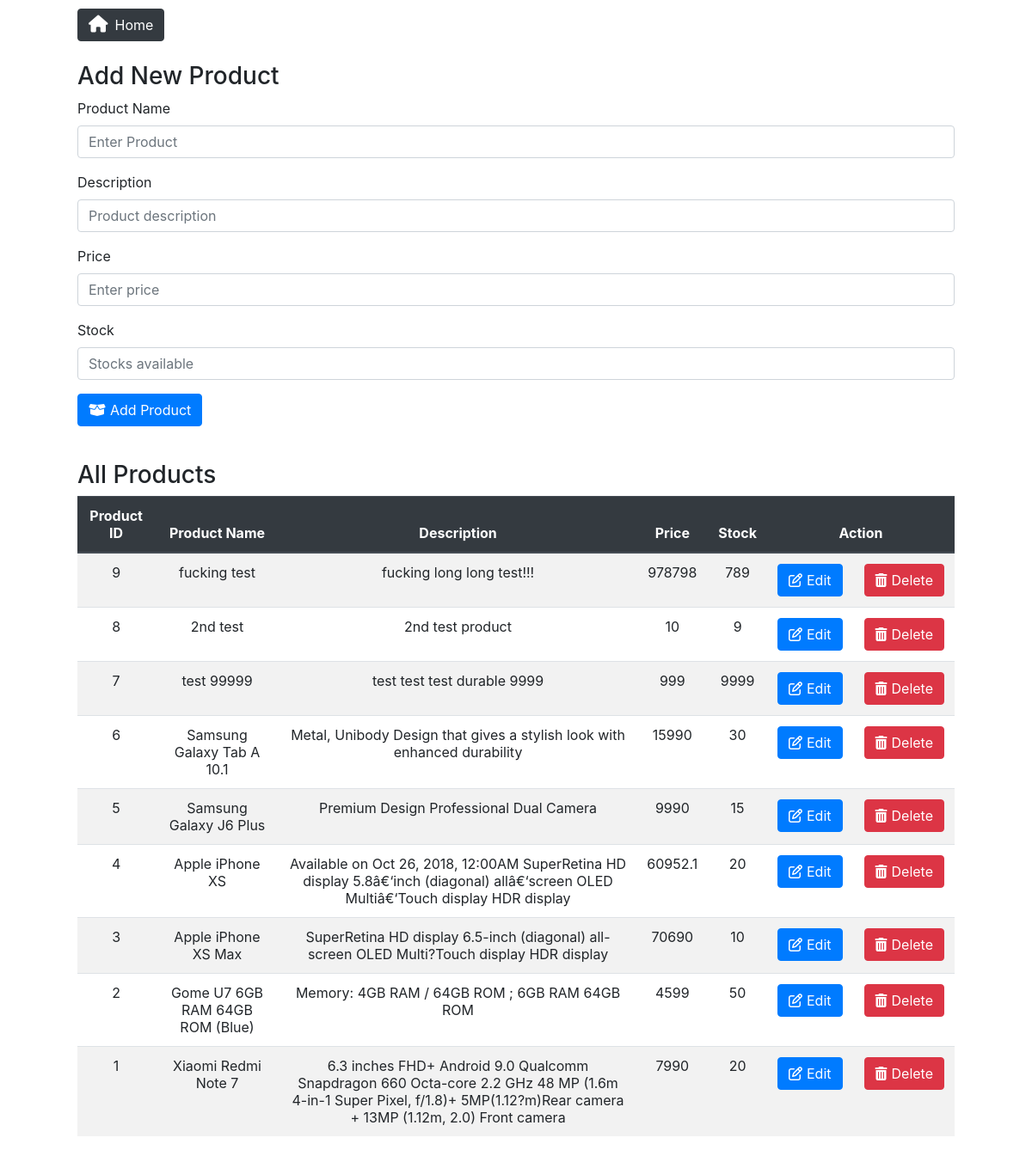
/products.php, run on the app's committed database.
### tables this page shows
CREATE TABLE `products` (
  `pId` int(11) NOT NULL,
  `pName` varchar(255) NOT NULL,
  `pDesc` varchar(255) NOT NULL,
  `pPrice` float NOT NULL,
  `pStock` int(11) NOT NULL
);

### products.php (the view, shortened to what this page needs)
<html>
<head>
	<link rel="stylesheet" href="https://stackpath.bootstrapcdn.com/bootstrap/4.3.1/css/bootstrap.min.css">
	<link rel="stylesheet" type="text/css" href="assets/style.css">
</head>
<body>
<?php
include_once("config.php");
$result = $dbConn->query("SELECT * FROM products order by pId DESC");
?>
	<a href="index.php"><button type="button" class="btn btn-dark"><i class='fas fa-home'></i>Home</button></a>
	<br/><br/>
	<h3>Add New Product</h3>
	<form action="addproducts.php" method="post" name="form">
		<div class="form-group">
			<label for="pname">Product Name</label>
			<input type="text" class="form-control" id="pname" placeholder="Enter Product" name="pname">
		</div>
		<div class="form-group">
			<label for="pdesc">Description</label>
			<input type="text" class="form-control" id="pdesc" placeholder="Product description" name="pdesc">
		</div>
		<div class="form-group">
			<label for="pPrice">Price</label>
			<input type="text" class="form-control" id="pPrice" placeholder="Enter price" name="pPrice">
		</div>
		<div class="form-group">
			<label for="pStock">Stock</label>
			<input type="text" class="form-control" id="pStock" placeholder="Stocks available" name="pStock">
		</div>
		<button type="submit" class="btn btn-primary" name="Submit"><i class='fas fa-box-open'></i>Add Product</button>
	</form>
	<br>
	<h3>All Products</h3>
	<table class="table table-striped">
	<thead class="thead-dark">
		<tr>
        <th>Product ID</th>
		<th>Product Name</th>
		<th>Description</th>
		<th>Price</th>
        <th>Stock</th>
		<th scope="col">Action</th>
		</tr>
	</thead>
	<tbody>
		<?php
			while($row = $result->fetch(PDO::FETCH_ASSOC)) {
				echo "<tr>";
				echo "<td>".$row['pId']."</td>";
				echo "<td>".$row['pName']."</td>";
				echo "<td>".$row['pDesc']."</td>";
				echo "<td>".$row['pPrice']."</td>";
				echo "<td>".$row['pStock']."</td>";
				echo "<td class=\"noBreak\"><button type=\"button\" class=\"btn btn-primary\" data-target=\"#id$row[pId]\" data-toggle=\"modal\"><i class='far fa-edit'></i>Edit</button><button type=\"button\" class=\"btn btn-danger\" data-target=\"#del$row[pId]\" data-toggle=\"modal\"><i class='fas fa-trash-alt'></i>Delete</button></td>";
			}
		?>
	</tbody>
</body>
</html>

### assets/style.css (style rules this page uses)
body { width: 85%; margin: auto; }
.btn-primary { margin-right: 25px; color: white; }
.btn-dark { margin-top: 10px !important; margin-right: 20px; }
.fa-home { font-size: 20px; margin-right: 8px; }
.fa-trash-alt, .fa-edit, .fa-user, .fa-box-open, .fa-cart-plus, .fa-dollar-sign, .fa-arrow-circle-left { margin-right: 5px; }
.noBreak { white-space: nowrap; }
a:link, a:visited { color: white; text-decoration: none; }
th, .table td { text-align: center; }

### data on the page
products: pId "9", pName "fucking test", pDesc "fucking long long test!!!", pPrice "978798", pStock "789"
products: pId "8", pName "2nd test", pDesc "2nd test product", pPrice "10", pStock "9"
products: pId "7", pName "test 99999", pDesc "test test test durable 9999", pPrice "999", pStock "9999"
products: pId "6", pName "Samsung Galaxy Tab A 10.1", pDesc "Metal, Unibody Design that gives a stylish look with enhanced durability", pPrice "15990", pStock "30"
products: pId "5", pName "Samsung Galaxy J6 Plus", pDesc "Premium Design Professional Dual Camera", pPrice "9990", pStock "15"
products: pId "4", pName "Apple iPhone XS", pDesc "Available on Oct 26, 2018, 12:00AM SuperRetina HD display 5.8â€‘inch (diagonal) allâ€‘screen OLED Multiâ€‘Touch display HDR display", pPrice "60952.1", pStock "20"
products: pId "3", pName "Apple iPhone XS Max", pDesc "SuperRetina HD display 6.5-inch (diagonal) all-screen OLED Multi?Touch display HDR display", pPrice "70690", pStock "10"
products: pId "2", pName "Gome U7 6GB RAM 64GB ROM (Blue)", pDesc "Memory: 4GB RAM / 64GB ROM ; 6GB RAM 64GB ROM", pPrice "4599", pStock "50"
products: pId "1", pName "Xiaomi Redmi Note 7", pDesc "6.3 inches FHD+ Android 9.0 Qualcomm Snapdragon 660 Octa-core 2.2 GHz 48 MP (1.6m 4-in-1 Super Pixel, f/1.8)+ 5MP(1.12?m)Rear camera + 13MP (1.12m, 2.0) Front camera", pPrice "7990", pStock "20"
